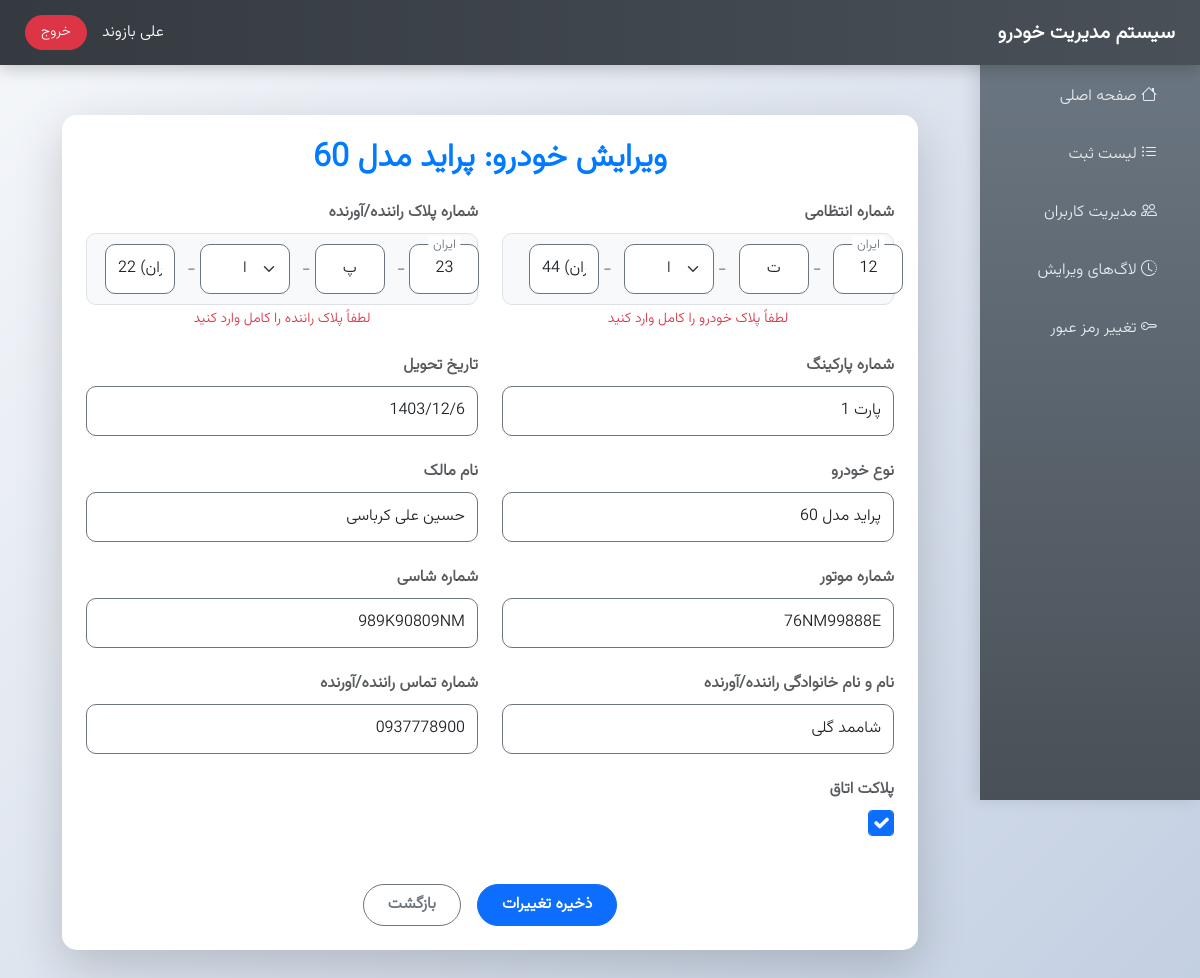
/edit-car-entry/140312004/ (signed in), run on the app's committed database.
### core/models.py (models this page shows, shortened)
class UserProfile(models.Model):
    user = models.OneToOneField(User, on_delete=models.CASCADE, verbose_name="کاربر")
    first_name = models.CharField(max_length=50, verbose_name="نام")
    last_name = models.CharField(max_length=50, verbose_name="نام خانوادگی")
    national_code = models.CharField(max_length=10, unique=True, verbose_name="کد ملی")  # بدون default
    phone_number = models.CharField(max_length=11, verbose_name="شماره موبایل", default="09120000000")
    must_change_password = models.BooleanField(default=True, verbose_name="باید رمز را تغییر دهد")
    class Meta:
        verbose_name = "پروفایل کاربر"
        verbose_name_plural = "پروفایل‌های کاربران"

class CarEntry(models.Model):
    parking_number = models.CharField(max_length=20, verbose_name="شماره پارکینگ")
    delivery_date = models.CharField(max_length=10, verbose_name="تاریخ تحویل")
    car_type = models.CharField(max_length=50, verbose_name="نوع خودرو")
    license_plate = models.CharField(max_length=30, verbose_name="شماره انتظامی")
    owner_name = models.CharField(max_length=100, verbose_name="نام مالک")
    engine_number = models.CharField(max_length=50, unique=True, verbose_name="شماره موتور")
    chassis_number = models.CharField(max_length=50, unique=True, verbose_name="شماره شاسی")
    has_cabin_plate = models.BooleanField(default=False, verbose_name="پلاک اتاق")
    acceptance_number = models.CharField(max_length=9, unique=True, editable=False, verbose_name="شماره پذیرش")
    accepted_by = models.CharField(max_length=100, verbose_name="مسئول پذیرش")  # نام و نام خانوادگی
    accepted_at = models.CharField(max_length=10, verbose_name="تاریخ پذیرش")
    edited_by = models.CharField(max_length=100, null=True, blank=True, verbose_name="ویرایش‌کننده")  # نام و نام خانوادگی
    driver_name = models.CharField(max_length=100, verbose_name="نام و نام خانوادگی راننده/آورنده")
    driver_license_plate = models.CharField(max_length=30, verbose_name="شماره پلاک راننده/آورنده")
    driver_phone = models.CharField(max_length=15, verbose_name="شماره تماس راننده/آورنده")

### core/views.py (the view)
# urls.py: path('edit-car-entry/<str:acceptance_number>/', views.edit_car_entry, name='edit_car_entry'),
@login_required
def edit_car_entry(request, acceptance_number):
    car = get_object_or_404(CarEntry, acceptance_number=acceptance_number)
    if request.method == 'POST':
        form = CarEntryForm(request.POST, instance=car)
        if form.is_valid():
            car_instance = form.save(commit=False)
            car_instance.save(user=request.user)
            EditLog.objects.create(
                edit_type='CAR_ENTRY',
                car_entry=car_instance,
                edited_by=request.user
            )
            messages.success(request, f"اطلاعات خودرو با موفقیت توسط {car_instance.edited_by} ویرایش شد.")
            return redirect('registration_list')
        else:
            messages.error(request, 'لطفاً خطاها را برطرف کنید.')
            print("Form errors:", form.errors)
    else:
        initial_data = {}
        if car.license_plate:
            try:
                parts = car.license_plate.split(' - ')
                if len(parts) == 4:
                    initial_data['digits1'] = parts[0]
                    initial_data['persian_letter'] = parts[1]
                    initial_data['digits2'] = parts[2]
                    initial_data['digits3'] = parts[3].replace('ایران ', '')
                else:
                    print(f"Invalid license_plate format: {car.license_plate}")
            except Exception as e:
                print(f"Error parsing license_plate: {e}")
        if car.driver_license_plate:
            try:
                parts = car.driver_license_plate.split(' - ')
                if len(parts) == 4:
                    initial_data['driver_digits1'] = parts[0]
                    initial_data['driver_persian_letter'] = parts[1]
                    initial_data['driver_digits2'] = parts[2]
                    initial_data['driver_digits3'] = parts[3].replace('ایران ', '')
                else:
                    print(f"Invalid driver_license_plate format: {car.driver_license_plate}")
            except Exception as e:
                print(f"Error parsing driver_license_plate: {e}")
        form = CarEntryForm(instance=car, initial=initial_data)
    return render(request, 'core/edit_car_entry.html', {'form': form, 'car': car})

### core/templates/core/edit_car_entry.html (shortened to what this page needs)
{% extends 'core/base.html' %}
{% load static widget_tweaks %}
{% block content %}
    <div class="form-container">
        <div class="card modern-card shadow-lg animate__animated animate__fadeIn">
            <div class="card-body p-4">
                <h2 class="card-title text-center mb-4 fw-bold text-primary">ویرایش خودرو: {{ car.car_type }}</h2>
                <form method="post" id="car-edit-form" class="needs-validation" novalidate>
                    <div class="row g-4 mb-4">
                        <div class="col-md-6">
                            <label class="form-label fw-bold text-muted text-end d-block">شماره انتظامی</label>
                            <div class="iranian-license-plate d-flex align-items-center" dir="ltr">
                                <input type="text" name="digits1" class="form-control modern-input no-spinner uniform-size ms-2" maxlength="2" pattern="\d{2}" value="{{ form.initial.digits1|default_if_none:'' }}" placeholder="41" required>
                                <span class="separator mx-1">-</span>
                                <select name="persian_letter" class="form-select modern-select uniform-size ms-2" required>
                                    {% for char in "الف ب پ ت ث ج چ ح خ د ذ ر ز ژ س ش ص ض ط ظ ع غ ف ق ک گ ل م ن و ه ی" %}
                                        <option value="{{ char }}" {% if char == form.initial.persian_letter %}selected{% endif %}>{{ char }}</option>
                                    {% endfor %}
                                </select>
                                <span class="separator mx-1">-</span>
                                <input type="text" name="digits2" class="form-control modern-input no-spinner uniform-size ms-2" maxlength="3" pattern="\d{3}" value="{{ form.initial.digits2|default_if_none:'' }}" placeholder="969" required>
                                <span class="separator mx-1">-</span>
                                <div class="digits3-container ms-2 position-relative">
                                    <span class="iran-label position-absolute">ایران</span>
                                    <input type="text" name="digits3" class="form-control modern-input no-spinner uniform-size" maxlength="2" pattern="\d{2}" value="{{ form.initial.digits3|default_if_none:'' }}" placeholder="53" required>
                                </div>
                            </div>
                            <div class="invalid-feedback d-block mt-1">لطفاً پلاک خودرو را کامل وارد کنید</div>
                        </div>
                        <div class="col-md-6">
                            <label class="form-label fw-bold text-muted text-end d-block">شماره پلاک راننده/آورنده</label>
                            <div class="iranian-license-plate d-flex align-items-center" dir="ltr">
                                <input type="text" name="driver_digits1" class="form-control modern-input no-spinner uniform-size me-2" maxlength="2" pattern="\d{2}" value="{{ form.initial.driver_digits1|default_if_none:'' }}" placeholder="33" required>
                                <span class="separator mx-1">-</span>
                                <select name="driver_persian_letter" class="form-select modern-select uniform-size me-2" required>
                                    {% for char in "الف ب پ ت ث ج چ ح خ د ذ ر ز ژ س ش ص ض ط ظ ع غ ف ق ک گ ل م ن و ه ی" %}
                                        <option value="{{ char }}" {% if char == form.initial.driver_persian_letter %}selected{% endif %}>{{ char }}</option>
                                    {% endfor %}
                                </select>
                                <span class="separator mx-1">-</span>
                                <input type="text" name="driver_digits2" class="form-control modern-input no-spinner uniform-size me-2" maxlength="3" pattern="\d{3}" value="{{ form.initial.driver_digits2|default_if_none:'' }}" placeholder="787" required>
                                <span class="separator mx-1">-</span>
                                <div class="digits3-container me-2 position-relative">
                                    <span class="iran-label position-absolute">ایران</span>
                                    <input type="text" name="driver_digits3" class="form-control modern-input no-spinner uniform-size" maxlength="2" pattern="\d{2}" value="{{ form.initial.driver_digits3|default_if_none:'' }}" placeholder="22" required>
                                </div>
                            </div>
                            <div class="invalid-feedback d-block mt-1">لطفاً پلاک راننده را کامل وارد کنید</div>
                        </div>
                    </div>
                    <div class="row g-4">
                        {% for field in form %}
                            {% if field.name != 'license_plate' and field.name != 'driver_license_plate' %}
                                <div class="col-md-6">
                                    <label class="form-label fw-bold text-muted text-end d-block">{{ field.label }}</label>
                                    {{ field|add_class:"form-control modern-input"|attr:"required" }}
                                </div>
                            {% endif %}
                        {% endfor %}
                    </div>
                    <div class="d-flex justify-content-center gap-3 mt-5">
                        <button type="submit" class="btn btn-primary modern-btn px-4 py-2">ذخیره تغییرات</button>
                        <a href="{% url 'registration_list' %}" class="btn btn-outline-secondary modern-btn px-4 py-2">بازگشت</a>
                    </div>
                </form>
            </div>
        </div>
    </div>
    <link rel="stylesheet" href="https://cdnjs.cloudflare.com/ajax/libs/animate.css/4.1.1/animate.min.css">
{% endblock %}

### core/templates/core/base.html (shortened to what this page needs)
<!DOCTYPE html>
<html lang="fa" dir="rtl">
<head>
    {% load static %}
    <link href="https://cdn.jsdelivr.net/npm/bootstrap@5.3.0/dist/css/bootstrap.min.css" rel="stylesheet">
    <link rel="stylesheet" href="{% static 'css/persianDatepicker-default.css' %}">
    <link rel="stylesheet" href="https://cdn.jsdelivr.net/npm/bootstrap-icons@1.11.3/font/bootstrap-icons.min.css">
</head>
<body>
    <div class="header">
        <div class="fw-bold fs-5">سیستم مدیریت خودرو</div>
        <div class="user-info">
            {% if user.is_authenticated %}
                <span class="fw-medium">
                    {{ user.userprofile.first_name|default:user.username }}
                    {{ user.userprofile.last_name|default:'' }}
                </span>
                <a href="{% url 'logout' %}" class="btn btn-sm btn-danger">خروج</a>
            {% else %}
                <a href="{% url 'login' %}" class="btn btn-sm btn-primary">ورود</a>
            {% endif %}
        </div>
    </div>
    <div class="container-fluid">
        <div class="sidebar d-lg-block" id="sidebar">
            <h4 class="text-center mb-4">منو</h4>
            <nav>
                <a href="{% url 'home' %}" class="nav-link"><i class="bi bi-house me-2"></i> صفحه اصلی</a>
                <a href="{% url 'registration_list' %}" class="nav-link"><i class="bi bi-list-ul me-2"></i> لیست ثبت</a>
                {% if user.is_superuser %}
                    <a href="{% url 'user_management' %}" class="nav-link"><i class="bi bi-people me-2"></i> مدیریت کاربران</a>
                    <a href="{% url 'edit_logs' acceptance_number='all' %}" class="nav-link"><i class="bi bi-clock-history me-2"></i> لاگ‌های ویرایش</a>
                {% endif %}
                <a href="{% url 'change_password' %}" class="nav-link"><i class="bi bi-key me-2"></i> تغییر رمز عبور</a>
            </nav>
        </div>
        <div class="content">
            {% block content %}{% endblock %}
        </div>
    </div>
</body>
</html>

### data on the page
CarEntry: car_type "پراید مدل 60", form "پارت 1" "1403/12/6" "پراید مدل 60" "حسین علی کرباسی" "76NM99888E" "989K90809NM" "شاممد گلی" "0937778900" "☑"

### other printed values
{{ user.userprofile.first_name|default:user.username }} "علی"
{{ user.userprofile.last_name|default:'' }} "بازوند"
{{ field.label }} "شماره پارکینگ" "تاریخ تحویل" "نوع خودرو" "نام مالک" "شماره موتور" "شماره شاسی" "نام و نام خانوادگی راننده/آورنده" "شماره تماس راننده/آورنده" "پلاکت اتاق"
form field persian_letter "ا"
form field driver_persian_letter "ا"
